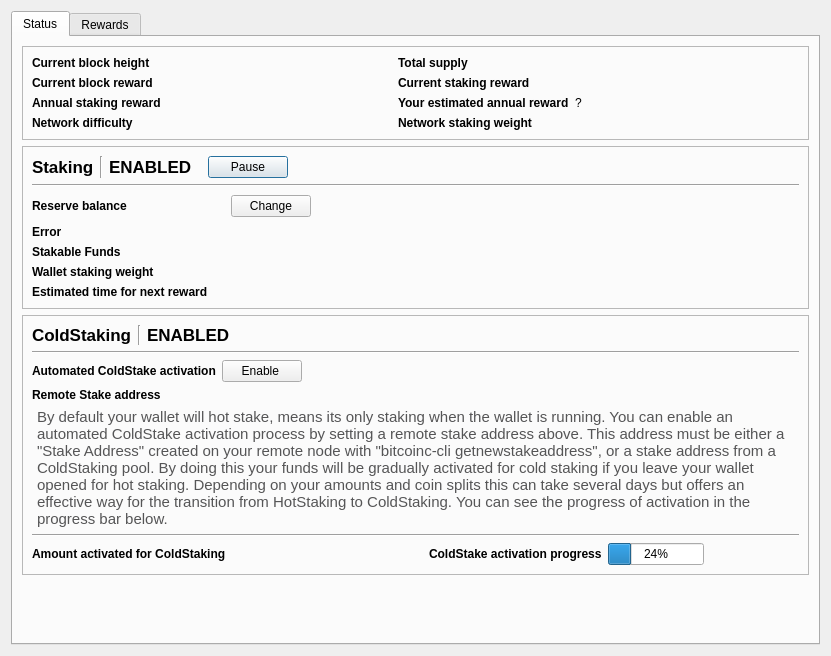
<?xml version="1.0" encoding="UTF-8"?>
<ui version="4.0">
 <class>StakingDialog</class>
 <widget class="QDialog" name="StakingDialog">
  <property name="geometry">
   <rect>
    <x>0</x>
    <y>0</y>
    <width>831</width>
    <height>656</height>
   </rect>
  </property>
  <property name="windowTitle">
   <string>Send Coins</string>
  </property>
  <layout class="QVBoxLayout" name="verticalLayout" stretch="0">
   <item>
    <widget class="QTabWidget" name="tabWidget">
     <property name="minimumSize">
      <size>
       <width>0</width>
       <height>0</height>
      </size>
     </property>
     <property name="currentIndex">
      <number>0</number>
     </property>
     <widget class="QWidget" name="tab">
      <attribute name="title">
       <string>Status</string>
      </attribute>
      <layout class="QVBoxLayout" name="verticalLayout_10">
       <item>
        <widget class="QFrame" name="frameStakingInfo">
         <property name="minimumSize">
          <size>
           <width>0</width>
           <height>0</height>
          </size>
         </property>
         <property name="frameShape">
          <enum>QFrame::StyledPanel</enum>
         </property>
         <property name="frameShadow">
          <enum>QFrame::Raised</enum>
         </property>
         <layout class="QVBoxLayout" name="verticalLayout_2">
          <item>
           <layout class="QGridLayout" name="gridLayout_4">
            <item row="0" column="3">
             <widget class="QLabel" name="lblTotalSupply">
              <property name="sizePolicy">
               <sizepolicy hsizetype="Expanding" vsizetype="Preferred">
                <horstretch>0</horstretch>
                <verstretch>0</verstretch>
               </sizepolicy>
              </property>
              <property name="text">
               <string/>
              </property>
             </widget>
            </item>
            <item row="0" column="2">
             <widget class="QLabel" name="label_13">
              <property name="font">
               <font>
                <weight>75</weight>
                <bold>true</bold>
               </font>
              </property>
              <property name="text">
               <string>Total supply</string>
              </property>
             </widget>
            </item>
            <item row="0" column="1">
             <widget class="QLabel" name="lblCurrentHeight">
              <property name="sizePolicy">
               <sizepolicy hsizetype="Expanding" vsizetype="Preferred">
                <horstretch>0</horstretch>
                <verstretch>0</verstretch>
               </sizepolicy>
              </property>
              <property name="text">
               <string/>
              </property>
             </widget>
            </item>
            <item row="2" column="0">
             <widget class="QLabel" name="label_10">
              <property name="font">
               <font>
                <weight>75</weight>
                <bold>true</bold>
               </font>
              </property>
              <property name="text">
               <string>Current block reward</string>
              </property>
             </widget>
            </item>
            <item row="2" column="1">
             <widget class="QLabel" name="lblBlockReward">
              <property name="sizePolicy">
               <sizepolicy hsizetype="Expanding" vsizetype="Preferred">
                <horstretch>0</horstretch>
                <verstretch>0</verstretch>
               </sizepolicy>
              </property>
              <property name="text">
               <string/>
              </property>
             </widget>
            </item>
            <item row="0" column="0">
             <widget class="QLabel" name="label_12">
              <property name="font">
               <font>
                <weight>75</weight>
                <bold>true</bold>
               </font>
              </property>
              <property name="text">
               <string>Current block height</string>
              </property>
             </widget>
            </item>
            <item row="4" column="1">
             <widget class="QLabel" name="lblStakingDiff">
              <property name="text">
               <string/>
              </property>
             </widget>
            </item>
            <item row="4" column="0">
             <widget class="QLabel" name="label_9">
              <property name="font">
               <font>
                <weight>75</weight>
                <bold>true</bold>
               </font>
              </property>
              <property name="text">
               <string>Network difficulty</string>
              </property>
             </widget>
            </item>
            <item row="3" column="1">
             <widget class="QLabel" name="lblAnnualStakingReward">
              <property name="sizePolicy">
               <sizepolicy hsizetype="Expanding" vsizetype="Preferred">
                <horstretch>0</horstretch>
                <verstretch>0</verstretch>
               </sizepolicy>
              </property>
              <property name="text">
               <string/>
              </property>
             </widget>
            </item>
            <item row="3" column="0">
             <widget class="QLabel" name="lblAnnualStakingRewardLabel">
              <property name="font">
               <font>
                <weight>75</weight>
                <bold>true</bold>
               </font>
              </property>
              <property name="text">
               <string>Annual staking reward</string>
              </property>
             </widget>
            </item>
            <item row="2" column="2">
             <widget class="QLabel" name="label_14">
              <property name="font">
               <font>
                <weight>75</weight>
                <bold>true</bold>
               </font>
              </property>
              <property name="text">
               <string>Current staking reward</string>
              </property>
             </widget>
            </item>
            <item row="2" column="3">
             <widget class="QLabel" name="lblStakingReward">
              <property name="sizePolicy">
               <sizepolicy hsizetype="Expanding" vsizetype="Preferred">
                <horstretch>0</horstretch>
                <verstretch>0</verstretch>
               </sizepolicy>
              </property>
              <property name="text">
               <string/>
              </property>
             </widget>
            </item>
            <item row="4" column="2">
             <widget class="QLabel" name="label_11">
              <property name="font">
               <font>
                <weight>75</weight>
                <bold>true</bold>
               </font>
              </property>
              <property name="text">
               <string>Network staking weight</string>
              </property>
             </widget>
            </item>
            <item row="4" column="3">
             <widget class="QLabel" name="lblStakingNetWeight">
              <property name="text">
               <string/>
              </property>
             </widget>
            </item>
            <item row="3" column="2">
             <widget class="QLabel" name="lblMyAnnualStakingRewardLabel">
              <property name="font">
               <font>
                <weight>75</weight>
                <bold>true</bold>
               </font>
              </property>
              <property name="text">
               <string>Your estimated annual reward</string>
              </property>
             </widget>
            </item>
            <item row="3" column="3">
             <widget class="QLabel" name="lblMyAnnualStakingReward">
              <property name="sizePolicy">
               <sizepolicy hsizetype="Expanding" vsizetype="Preferred">
                <horstretch>0</horstretch>
                <verstretch>0</verstretch>
               </sizepolicy>
              </property>
              <property name="text">
               <string>?</string>
              </property>
             </widget>
            </item>
           </layout>
          </item>
         </layout>
        </widget>
       </item>
       <item>
        <widget class="QFrame" name="frameHotStakingInfo">
         <property name="minimumSize">
          <size>
           <width>0</width>
           <height>0</height>
          </size>
         </property>
         <property name="frameShape">
          <enum>QFrame::StyledPanel</enum>
         </property>
         <property name="frameShadow">
          <enum>QFrame::Raised</enum>
         </property>
         <layout class="QVBoxLayout" name="verticalLayout_3">
          <item>
           <layout class="QHBoxLayout" name="horizontalLayoutCoinControl1_2">
            <property name="bottomMargin">
             <number>0</number>
            </property>
            <item>
             <widget class="QLabel" name="labelCoinControlFeatures_5">
              <property name="sizePolicy">
               <sizepolicy hsizetype="Preferred" vsizetype="Maximum">
                <horstretch>0</horstretch>
                <verstretch>0</verstretch>
               </sizepolicy>
              </property>
              <property name="font">
               <font>
                <pointsize>13</pointsize>
                <weight>75</weight>
                <bold>true</bold>
                <underline>false</underline>
               </font>
              </property>
              <property name="styleSheet">
               <string notr="true">font-weight:bold;</string>
              </property>
              <property name="text">
               <string>Staking</string>
              </property>
             </widget>
            </item>
            <item>
             <widget class="Line" name="line">
              <property name="orientation">
               <enum>Qt::Vertical</enum>
              </property>
             </widget>
            </item>
            <item>
             <widget class="QLabel" name="lblHotStakingEnabled">
              <property name="sizePolicy">
               <sizepolicy hsizetype="Preferred" vsizetype="Maximum">
                <horstretch>0</horstretch>
                <verstretch>0</verstretch>
               </sizepolicy>
              </property>
              <property name="font">
               <font>
                <pointsize>13</pointsize>
                <weight>75</weight>
                <bold>true</bold>
                <underline>false</underline>
               </font>
              </property>
              <property name="styleSheet">
               <string notr="true">font-weight:bold;</string>
              </property>
              <property name="text">
               <string>ENABLED</string>
              </property>
             </widget>
            </item>
            <item>
             <spacer name="horizontalSpacer_4">
              <property name="orientation">
               <enum>Qt::Horizontal</enum>
              </property>
              <property name="sizeType">
               <enum>QSizePolicy::Fixed</enum>
              </property>
              <property name="sizeHint" stdset="0">
               <size>
                <width>10</width>
                <height>20</height>
               </size>
              </property>
             </spacer>
            </item>
            <item>
             <widget class="QPushButton" name="btnChangeStakingStatus">
              <property name="text">
               <string>Pause</string>
              </property>
             </widget>
            </item>
            <item>
             <spacer name="horizontalSpacer">
              <property name="orientation">
               <enum>Qt::Horizontal</enum>
              </property>
              <property name="sizeHint" stdset="0">
               <size>
                <width>40</width>
                <height>20</height>
               </size>
              </property>
             </spacer>
            </item>
           </layout>
          </item>
          <item>
           <widget class="Line" name="line_8">
            <property name="orientation">
             <enum>Qt::Horizontal</enum>
            </property>
           </widget>
          </item>
          <item>
           <layout class="QGridLayout" name="gridLayout_3">
            <item row="0" column="0">
             <widget class="QLabel" name="lblHotStakingErrorLabel_2">
              <property name="minimumSize">
               <size>
                <width>0</width>
                <height>26</height>
               </size>
              </property>
              <property name="maximumSize">
               <size>
                <width>16777215</width>
                <height>26</height>
               </size>
              </property>
              <property name="font">
               <font>
                <weight>75</weight>
                <bold>true</bold>
               </font>
              </property>
              <property name="text">
               <string>Reserve balance</string>
              </property>
             </widget>
            </item>
            <item row="3" column="0">
             <widget class="QLabel" name="lblHotStakingWalletWeightLabel">
              <property name="font">
               <font>
                <weight>75</weight>
                <bold>true</bold>
               </font>
              </property>
              <property name="text">
               <string>Wallet staking weight</string>
              </property>
             </widget>
            </item>
            <item row="4" column="0">
             <widget class="QLabel" name="lblHotStakingExpectedTimeLabel">
              <property name="font">
               <font>
                <weight>75</weight>
                <bold>true</bold>
               </font>
              </property>
              <property name="text">
               <string>Estimated time for next reward</string>
              </property>
             </widget>
            </item>
            <item row="1" column="0">
             <widget class="QLabel" name="lblHotStakingErrorLabel">
              <property name="font">
               <font>
                <weight>75</weight>
                <bold>true</bold>
               </font>
              </property>
              <property name="text">
               <string>Error</string>
              </property>
             </widget>
            </item>
            <item row="2" column="0">
             <widget class="QLabel" name="lblHotStakingAmountLabel">
              <property name="font">
               <font>
                <weight>75</weight>
                <bold>true</bold>
               </font>
              </property>
              <property name="text">
               <string>Stakable Funds</string>
              </property>
             </widget>
            </item>
            <item row="0" column="1">
             <layout class="QHBoxLayout" name="horizontalLayout_3">
              <property name="spacing">
               <number>0</number>
              </property>
              <item>
               <widget class="QLabel" name="lblHotStakingReserve">
                <property name="sizePolicy">
                 <sizepolicy hsizetype="Preferred" vsizetype="Preferred">
                  <horstretch>0</horstretch>
                  <verstretch>0</verstretch>
                 </sizepolicy>
                </property>
                <property name="minimumSize">
                 <size>
                  <width>0</width>
                  <height>26</height>
                 </size>
                </property>
                <property name="maximumSize">
                 <size>
                  <width>16777215</width>
                  <height>26</height>
                 </size>
                </property>
                <property name="text">
                 <string/>
                </property>
               </widget>
              </item>
              <item>
               <spacer name="horizontalSpacer_7">
                <property name="orientation">
                 <enum>Qt::Horizontal</enum>
                </property>
                <property name="sizeType">
                 <enum>QSizePolicy::Fixed</enum>
                </property>
                <property name="sizeHint" stdset="0">
                 <size>
                  <width>10</width>
                  <height>20</height>
                 </size>
                </property>
               </spacer>
              </item>
              <item>
               <widget class="QPushButton" name="btnChangeReserveBalance">
                <property name="text">
                 <string>Change</string>
                </property>
               </widget>
              </item>
              <item>
               <spacer name="horizontalSpacer_5">
                <property name="orientation">
                 <enum>Qt::Horizontal</enum>
                </property>
                <property name="sizeType">
                 <enum>QSizePolicy::Expanding</enum>
                </property>
                <property name="sizeHint" stdset="0">
                 <size>
                  <width>40</width>
                  <height>20</height>
                 </size>
                </property>
               </spacer>
              </item>
             </layout>
            </item>
            <item row="1" column="1">
             <widget class="QLabel" name="lblHotStakingError">
              <property name="sizePolicy">
               <sizepolicy hsizetype="Expanding" vsizetype="Preferred">
                <horstretch>0</horstretch>
                <verstretch>0</verstretch>
               </sizepolicy>
              </property>
              <property name="text">
               <string/>
              </property>
              <property name="wordWrap">
               <bool>true</bool>
              </property>
             </widget>
            </item>
            <item row="2" column="1">
             <widget class="QLabel" name="lblHotStakingAmount">
              <property name="text">
               <string/>
              </property>
             </widget>
            </item>
            <item row="3" column="1">
             <widget class="QLabel" name="lblHotStakingWalletWeight">
              <property name="text">
               <string/>
              </property>
             </widget>
            </item>
            <item row="4" column="1">
             <widget class="QLabel" name="lblHotStakingExpectedTime">
              <property name="text">
               <string/>
              </property>
             </widget>
            </item>
           </layout>
          </item>
         </layout>
        </widget>
       </item>
       <item>
        <widget class="QFrame" name="frameColdStakingInfo">
         <property name="minimumSize">
          <size>
           <width>0</width>
           <height>0</height>
          </size>
         </property>
         <property name="frameShape">
          <enum>QFrame::StyledPanel</enum>
         </property>
         <property name="frameShadow">
          <enum>QFrame::Raised</enum>
         </property>
         <layout class="QVBoxLayout" name="verticalLayout_4">
          <item>
           <layout class="QHBoxLayout" name="horizontalLayoutCoinControl1_4">
            <property name="bottomMargin">
             <number>0</number>
            </property>
            <item>
             <widget class="QLabel" name="labelCoinControlFeatures_6">
              <property name="sizePolicy">
               <sizepolicy hsizetype="Preferred" vsizetype="Maximum">
                <horstretch>0</horstretch>
                <verstretch>0</verstretch>
               </sizepolicy>
              </property>
              <property name="font">
               <font>
                <pointsize>13</pointsize>
                <weight>75</weight>
                <bold>true</bold>
                <underline>false</underline>
               </font>
              </property>
              <property name="styleSheet">
               <string notr="true">font-weight:bold;</string>
              </property>
              <property name="text">
               <string>ColdStaking</string>
              </property>
             </widget>
            </item>
            <item>
             <widget class="Line" name="line_7">
              <property name="orientation">
               <enum>Qt::Vertical</enum>
              </property>
             </widget>
            </item>
            <item>
             <widget class="QLabel" name="lblColdStakingEnabled">
              <property name="sizePolicy">
               <sizepolicy hsizetype="Expanding" vsizetype="Maximum">
                <horstretch>0</horstretch>
                <verstretch>0</verstretch>
               </sizepolicy>
              </property>
              <property name="font">
               <font>
                <pointsize>13</pointsize>
                <weight>75</weight>
                <bold>true</bold>
                <underline>false</underline>
               </font>
              </property>
              <property name="styleSheet">
               <string notr="true">font-weight:bold;</string>
              </property>
              <property name="text">
               <string>ENABLED</string>
              </property>
             </widget>
            </item>
           </layout>
          </item>
          <item>
           <widget class="Line" name="line_5">
            <property name="orientation">
             <enum>Qt::Horizontal</enum>
            </property>
           </widget>
          </item>
          <item>
           <layout class="QGridLayout" name="gridLayout_2">
            <item row="1" column="0">
             <widget class="QLabel" name="lblColdStakingAddressLabel">
              <property name="font">
               <font>
                <weight>75</weight>
                <bold>true</bold>
               </font>
              </property>
              <property name="text">
               <string>Remote Stake address</string>
              </property>
             </widget>
            </item>
            <item row="0" column="0">
             <widget class="QLabel" name="label">
              <property name="font">
               <font>
                <weight>75</weight>
                <bold>true</bold>
               </font>
              </property>
              <property name="text">
               <string>Automated ColdStake activation</string>
              </property>
             </widget>
            </item>
            <item row="1" column="1">
             <widget class="QLabel" name="lblColdStakingAddress">
              <property name="sizePolicy">
               <sizepolicy hsizetype="Expanding" vsizetype="Preferred">
                <horstretch>0</horstretch>
                <verstretch>0</verstretch>
               </sizepolicy>
              </property>
              <property name="text">
               <string/>
              </property>
              <property name="textInteractionFlags">
               <set>Qt::LinksAccessibleByMouse|Qt::TextSelectableByKeyboard|Qt::TextSelectableByMouse</set>
              </property>
             </widget>
            </item>
            <item row="0" column="1">
             <layout class="QHBoxLayout" name="horizontalLayout_5">
              <item>
               <widget class="QPushButton" name="btnChangeColdStakingAddress">
                <property name="text">
                 <string>Enable </string>
                </property>
                <property name="autoDefault">
                 <bool>false</bool>
                </property>
               </widget>
              </item>
              <item>
               <spacer name="horizontalSpacer_3">
                <property name="orientation">
                 <enum>Qt::Horizontal</enum>
                </property>
                <property name="sizeHint" stdset="0">
                 <size>
                  <width>40</width>
                  <height>20</height>
                 </size>
                </property>
               </spacer>
              </item>
             </layout>
            </item>
           </layout>
          </item>
          <item>
           <layout class="QHBoxLayout" name="horizontalLayout_2">
            <item>
             <spacer name="horizontalSpacer_2">
              <property name="orientation">
               <enum>Qt::Horizontal</enum>
              </property>
              <property name="sizeType">
               <enum>QSizePolicy::Fixed</enum>
              </property>
              <property name="sizeHint" stdset="0">
               <size>
                <width>5</width>
                <height>5</height>
               </size>
              </property>
             </spacer>
            </item>
            <item>
             <widget class="QLabel" name="label_2">
              <property name="minimumSize">
               <size>
                <width>0</width>
                <height>65</height>
               </size>
              </property>
              <property name="font">
               <font>
                <pointsize>11</pointsize>
                <italic>false</italic>
               </font>
              </property>
              <property name="styleSheet">
               <string notr="true">color:rgb(85, 85, 86)</string>
              </property>
              <property name="text">
               <string>By default your wallet will hot stake, means its only staking when the wallet is running. You can enable an automated ColdStake activation process by setting a remote stake address above. This address must be either a &quot;Stake Address&quot; created on your remote node with &quot;bitcoinc-cli getnewstakeaddress&quot;, or a stake address from a ColdStaking pool. By doing this your funds will be gradually activated for cold staking if you leave your wallet opened for hot staking. Depending on your amounts and coin splits this can take several days but offers an effective way for the transition from HotStaking to ColdStaking. You can see the progress of activation in the progress bar below.</string>
              </property>
              <property name="wordWrap">
               <bool>true</bool>
              </property>
             </widget>
            </item>
           </layout>
          </item>
          <item>
           <widget class="Line" name="coldStakingLowerLine">
            <property name="orientation">
             <enum>Qt::Horizontal</enum>
            </property>
           </widget>
          </item>
          <item>
           <layout class="QGridLayout" name="gridLayout">
            <item row="0" column="2">
             <widget class="QLabel" name="lblColdStakingPercentLabel">
              <property name="font">
               <font>
                <weight>75</weight>
                <bold>true</bold>
               </font>
              </property>
              <property name="text">
               <string>ColdStake activation progress</string>
              </property>
             </widget>
            </item>
            <item row="0" column="0">
             <widget class="QLabel" name="lblColdStakingAmountLabel">
              <property name="font">
               <font>
                <weight>75</weight>
                <bold>true</bold>
               </font>
              </property>
              <property name="text">
               <string>Amount activated for ColdStaking</string>
              </property>
             </widget>
            </item>
            <item row="0" column="1">
             <widget class="QLabel" name="lblColdStakingAmount">
              <property name="sizePolicy">
               <sizepolicy hsizetype="Expanding" vsizetype="Preferred">
                <horstretch>0</horstretch>
                <verstretch>0</verstretch>
               </sizepolicy>
              </property>
              <property name="text">
               <string/>
              </property>
              <property name="textInteractionFlags">
               <set>Qt::LinksAccessibleByMouse|Qt::TextSelectableByKeyboard|Qt::TextSelectableByMouse</set>
              </property>
             </widget>
            </item>
            <item row="0" column="3">
             <layout class="QHBoxLayout" name="horizontalLayout">
              <item>
               <widget class="QProgressBar" name="progressColdStaking">
                <property name="sizePolicy">
                 <sizepolicy hsizetype="Expanding" vsizetype="Preferred">
                  <horstretch>0</horstretch>
                  <verstretch>0</verstretch>
                 </sizepolicy>
                </property>
                <property name="styleSheet">
                 <string notr="true"/>
                </property>
                <property name="value">
                 <number>24</number>
                </property>
                <property name="alignment">
                 <set>Qt::AlignCenter</set>
                </property>
                <property name="textVisible">
                 <bool>true</bool>
                </property>
                <property name="orientation">
                 <enum>Qt::Horizontal</enum>
                </property>
                <property name="invertedAppearance">
                 <bool>false</bool>
                </property>
               </widget>
              </item>
              <item>
               <spacer name="horizontalSpacer_6">
                <property name="orientation">
                 <enum>Qt::Horizontal</enum>
                </property>
                <property name="sizeHint" stdset="0">
                 <size>
                  <width>40</width>
                  <height>20</height>
                 </size>
                </property>
               </spacer>
              </item>
             </layout>
            </item>
           </layout>
          </item>
         </layout>
        </widget>
       </item>
       <item>
        <spacer name="verticalSpacer">
         <property name="orientation">
          <enum>Qt::Vertical</enum>
         </property>
         <property name="sizeHint" stdset="0">
          <size>
           <width>20</width>
           <height>58</height>
          </size>
         </property>
        </spacer>
       </item>
      </layout>
     </widget>
     <widget class="QWidget" name="rewardsTab">
      <attribute name="title">
       <string>Rewards</string>
      </attribute>
      <layout class="QVBoxLayout" name="verticalLayout_6">
       <item>
        <widget class="QFrame" name="frame">
         <property name="frameShape">
          <enum>QFrame::StyledPanel</enum>
         </property>
         <property name="frameShadow">
          <enum>QFrame::Raised</enum>
         </property>
         <layout class="QHBoxLayout" name="horizontalLayout_4">
          <item>
           <layout class="QVBoxLayout" name="verticalLayout_7">
            <item>
             <widget class="QLabel" name="lblFilterText">
              <property name="font">
               <font>
                <weight>75</weight>
                <bold>true</bold>
               </font>
              </property>
              <property name="text">
               <string>Filtered</string>
              </property>
             </widget>
            </item>
            <item>
             <widget class="Line" name="line_4">
              <property name="orientation">
               <enum>Qt::Horizontal</enum>
              </property>
             </widget>
            </item>
            <item>
             <layout class="QGridLayout" name="gridLayout_5">
              <item row="1" column="0">
               <widget class="QLabel" name="lblRewardSelectedText">
                <property name="font">
                 <font>
                  <weight>75</weight>
                  <bold>true</bold>
                 </font>
                </property>
                <property name="text">
                 <string>Staking rewards</string>
                </property>
               </widget>
              </item>
              <item row="0" column="0">
               <widget class="QLabel" name="lblSolvedSelectedText">
                <property name="font">
                 <font>
                  <weight>75</weight>
                  <bold>true</bold>
                 </font>
                </property>
                <property name="text">
                 <string>Solved blocks</string>
                </property>
               </widget>
              </item>
              <item row="0" column="1">
               <widget class="QLabel" name="lblBlocksSelected">
                <property name="text">
                 <string>4000</string>
                </property>
               </widget>
              </item>
              <item row="1" column="1">
               <widget class="QLabel" name="lblRewardSelected">
                <property name="text">
                 <string>100000BC</string>
                </property>
               </widget>
              </item>
             </layout>
            </item>
           </layout>
          </item>
          <item>
           <layout class="QVBoxLayout" name="verticalLayout_5">
            <item>
             <widget class="QLabel" name="label_4">
              <property name="font">
               <font>
                <weight>75</weight>
                <bold>true</bold>
               </font>
              </property>
              <property name="text">
               <string>Total</string>
              </property>
             </widget>
            </item>
            <item>
             <widget class="Line" name="line_2">
              <property name="orientation">
               <enum>Qt::Horizontal</enum>
              </property>
             </widget>
            </item>
            <item>
             <layout class="QGridLayout" name="gridLayout_6">
              <item row="0" column="0">
               <widget class="QLabel" name="lblBlocksTotalText">
                <property name="font">
                 <font>
                  <weight>75</weight>
                  <bold>true</bold>
                 </font>
                </property>
                <property name="text">
                 <string>Solved blocks</string>
                </property>
               </widget>
              </item>
              <item row="1" column="1">
               <widget class="QLabel" name="lblRewardTotal">
                <property name="text">
                 <string>100000BC</string>
                </property>
               </widget>
              </item>
              <item row="0" column="1">
               <widget class="QLabel" name="lblBlocksTotal">
                <property name="text">
                 <string>4000</string>
                </property>
               </widget>
              </item>
              <item row="1" column="0">
               <widget class="QLabel" name="lblRewardTotalText">
                <property name="font">
                 <font>
                  <weight>75</weight>
                  <bold>true</bold>
                 </font>
                </property>
                <property name="text">
                 <string>Staking rewards</string>
                </property>
               </widget>
              </item>
             </layout>
            </item>
           </layout>
          </item>
         </layout>
        </widget>
       </item>
       <item>
        <widget class="QWidget" name="stakingRewards" native="true">
         <property name="sizePolicy">
          <sizepolicy hsizetype="Preferred" vsizetype="Expanding">
           <horstretch>0</horstretch>
           <verstretch>0</verstretch>
          </sizepolicy>
         </property>
        </widget>
       </item>
      </layout>
     </widget>
    </widget>
   </item>
  </layout>
 </widget>
 <tabstops>
  <tabstop>btnChangeColdStakingAddress</tabstop>
 </tabstops>
 <resources/>
 <connections/>
</ui>
